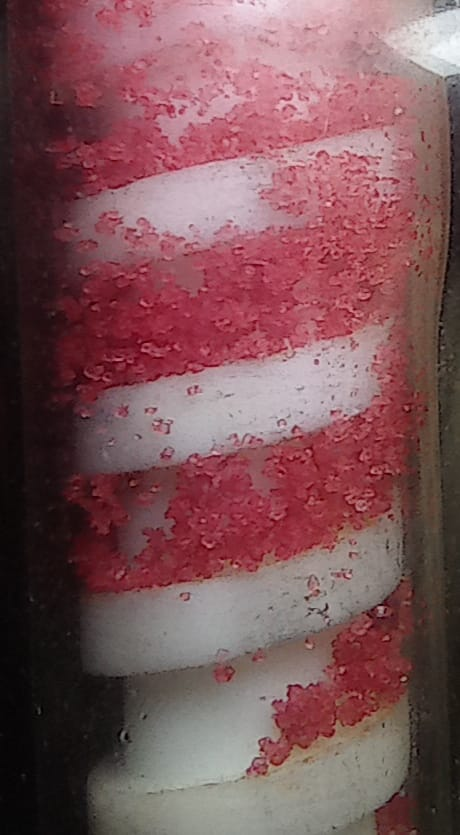
#> input picture ScrewReactor/Screw Red.jpeg, 460 x 835 px, found by its file name
$ jupyter execute --allow-errors 'masking test.ipynb'
#> lines starting #> are read from the running program, lines starting #| are printed output that depends on the picture; after the words box and inside, x2 and y2 are one past the last pixel; in counts of white or black regions, pixels touching at a corner belong together
[cell 1]
import cv2
import numpy as np

[cell 2]
imagePath = "D:\OneDrive - Indian Institute of Technology Guwahati\Work Related\Image Analysis Color Percentage/"
img = cv2.imread(imagePath+"Screw Red.jpeg")
#> img is the input picture: shape (835, 460, 3); mean B, G, R 88.1, 83.9, 124.4

[cell 3]
mask = np.zeros(img.shape[:2], dtype="uint8")
pts = np.array([[50,480],[65,610],[400,530],[390,400]]) # points go anticlockwise, first is the top left one
# cv2.polylines(mask,[pts],True,255)
cv2.fillPoly(mask, pts = [pts], color=(255,255,255))
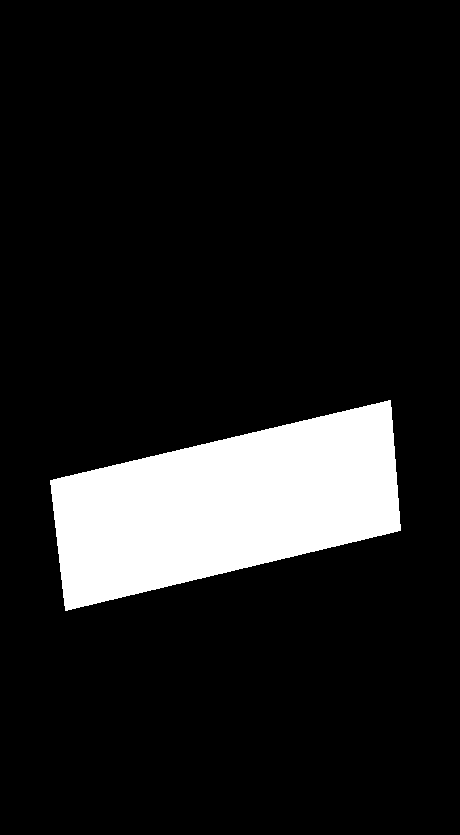
#> mask: shape (835, 460); 11.8% white; 1 white region, box (x1, y1, x2, y2) and area: (50, 400, 401, 611) 45346

[cell 4]
# mask = np.zeros(img.shape[:2], dtype="uint8")
# cv2.rectangle(mask, (20, 270), (40, 390), 255, -1)

[cell 5]
masked = cv2.bitwise_and(img, img, mask=mask)
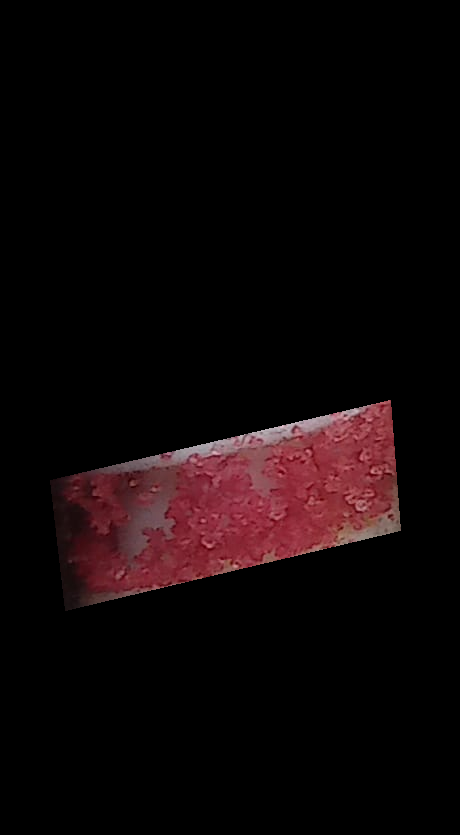
#> masked: shape (835, 460, 3); mean B, G, R 7.4, 6.4, 14.6
cv2.imshow("Mask Applied to Image", masked)
cv2.waitKey(0)

[cell 6]
width = int(masked.shape[1])
#> width = 460
height = int(masked.shape[0])
#> height = 835

[cell 7]
# imagePath = "D:\OneDrive - Indian Institute of Technology Guwahati\Work Related\Image Analysis Color Percentage/"
# img1 = cv2.imread(imagePath+"Thread 1.png")

hsv = cv2.cvtColor(masked,cv2.COLOR_BGR2HSV)
#> hsv: shape (835, 460, 3); mean H, S, V 18.9, 17.3, 14.6

#lower red
lower_red = np.array([0,50,50])
upper_red = np.array([10,180,200])


#upper red
lower_red2 = np.array([170,50,50])
upper_red2 = np.array([180,180,200])

maskit = cv2.inRange(hsv, lower_red, upper_red)
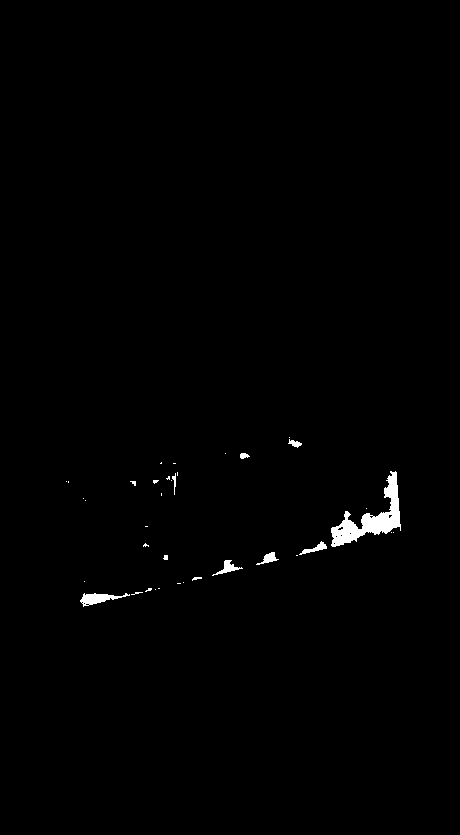
#> maskit: shape (835, 460); 0.71% white; 37 white regions (27 under 20 px), largest, box (x1, y1, x2, y2) and area: (331, 471, 401, 547) 1694, (80, 593, 130, 607) 318, (212, 560, 243, 576) 156
res = cv2.bitwise_and(masked,masked, mask= maskit)


mask2 = cv2.inRange(hsv, lower_red2, upper_red2)
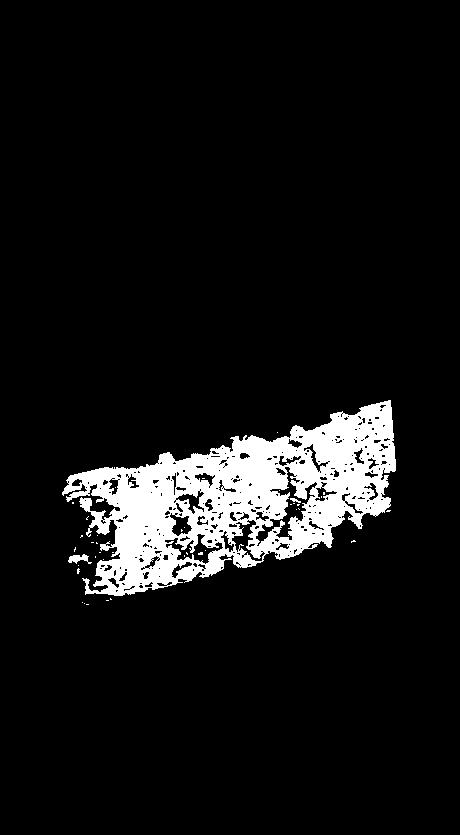
#> mask2: shape (835, 460); 7.9% white; 40 white regions (37 under 20 px), largest, box (x1, y1, x2, y2) and area: (62, 400, 396, 596) 29984, (68, 554, 92, 564) 127, (290, 498, 301, 503) 28
res2 = cv2.bitwise_and(masked,masked, mask= mask2)
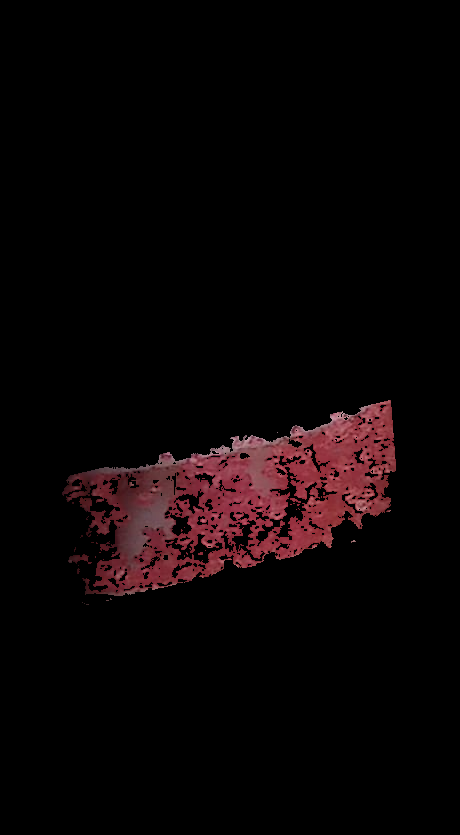
#> res2: shape (835, 460, 3); mean B, G, R 5.2, 4.4, 10.5

img3 = res+res2
img4 = cv2.add(res,res2)
img5 = cv2.addWeighted(res,0.5,res2,0.5,0)
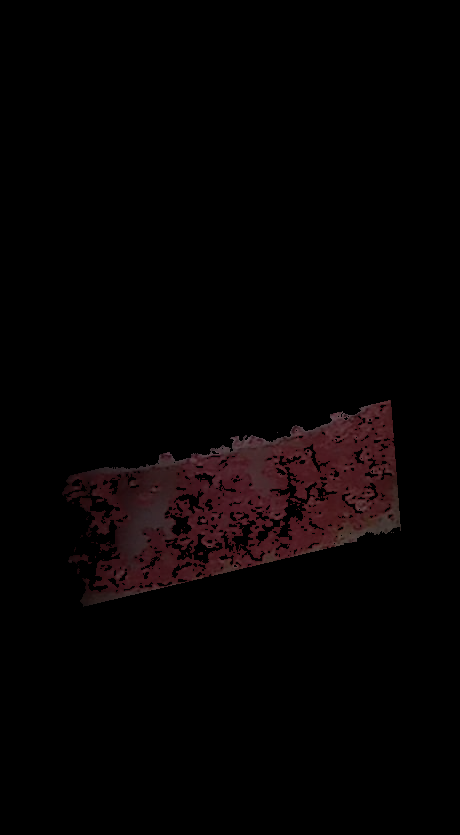
#> img5: shape (835, 460, 3); mean B, G, R 2.9, 2.5, 5.7


kernel = np.ones((15,15),np.float32)/225
smoothed = cv2.filter2D(res,-1,kernel)
smoothed2 = cv2.filter2D(img3,-1,kernel)
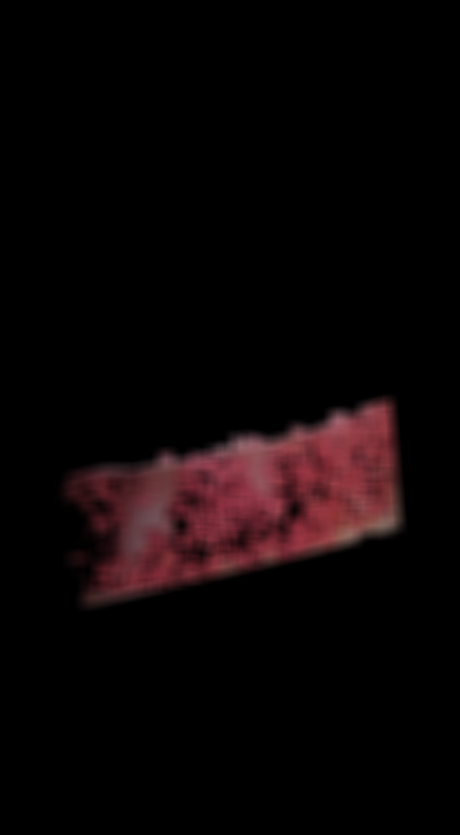
#> smoothed2: shape (835, 460, 3); mean B, G, R 5.8, 5, 11.4


# [6 lines of commented-out code are left out]
cv2.imshow('res3',img3)
cv2.imshow('res4',img4)
cv2.imshow('res5',img5)
# cv2.imshow('smooth2',smoothed2)


cv2.waitKey(0)
cv2.destroyAllWindows()
